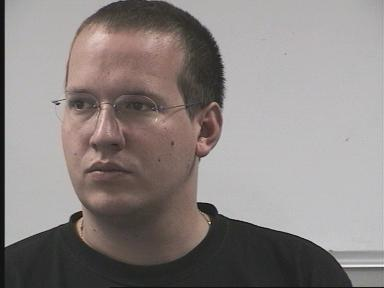
#> input picture input_face_image.jpg, 384 x 288 px, found by its file name
$ python face_eye_detection.py
#> lines starting #> are read from the running program, lines starting #| are printed output that depends on the picture; after the words box and inside, x2 and y2 are one past the last pixel; in counts of white or black regions, pixels touching at a corner belong together
'''
This demo is used to detect the eye and face from an image.
'''
import cv2

face_cascade = cv2.CascadeClassifier('C:\\opencv3\\opencv\\build\\etc\\haarcascades\\haarcascade_frontalface_default.xml')
eye_cascade = cv2.CascadeClassifier('C:\\opencv3\\opencv\\build\\etc\\haarcascades\\haarcascade_eye.xml')

img = cv2.imread('C:\\data\\input_face_image.jpg')
#> img is the input picture: shape (288, 384, 3); mean B, G, R 131.1, 133.1, 139.8
if img is None:
    print('Failed to load the image. Exit...')
    exit(1)

gray = cv2.cvtColor(img, cv2.COLOR_BGR2GRAY)
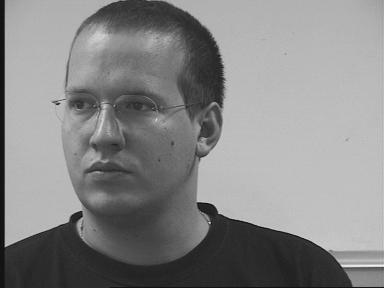
#> gray: shape (288, 384); min 5, max 244, mean 134.9
faces = face_cascade.detectMultiScale(gray, 1.3, 5)
#> faces = [[30, 44, 157, 157]]
for (x,y,w,h) in faces:
    cv2.rectangle(img,(x,y),(x+w,y+h),(255,0,0),2)
    roi_gray = gray[y:y+h, x:x+w]
    roi_color = img[y:y+h, x:x+w]
    eyes = eye_cascade.detectMultiScale(roi_gray)
    for (ex,ey,ew,eh) in eyes:
        cv2.rectangle(roi_color,(ex,ey),(ex+ew,ey+eh),(0,255,0),2)
#> this loop made 1 pass
#> (x, y, w, h, eyes) on pass 1: (30, 44, 157, 157, [[95, 49, 26, 26], [35, 46, 28, 28]])
#> pass 1, `roi_gray = gray[y:y+h, x:x+w]`:
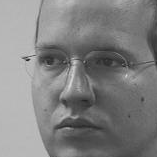
#> roi_gray: shape (157, 157); min 33, max 218, mean 129.1
#> pass 1, `roi_color = img[y:y+h, x:x+w]`:
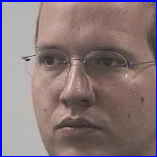
#> roi_color: shape (157, 157, 3); mean B, G, R 123, 118.5, 136.8
#> after the loop:
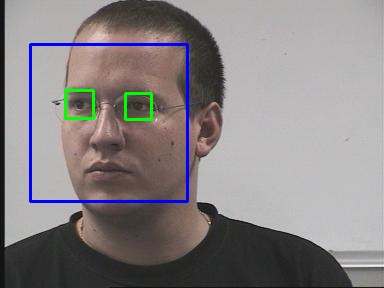
#> img: shape (288, 384, 3); 2.28% of pixels changed, all inside (x1, y1, x2, y2) = (29, 43, 189, 203)
#> after the loop:
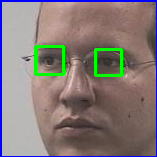
#> roi_color: shape (157, 157, 3); 2.6% of pixels changed, all inside (x1, y1, x2, y2) = (34, 45, 123, 77)

cv2.imwrite('image_eye_face_detected.jpg', img)
cv2.imshow('img',img)
cv2.waitKey(0)
cv2.destroyAllWindows()
